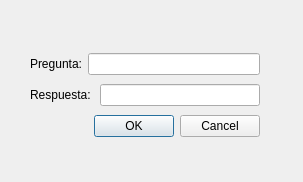
<?xml version="1.0" encoding="UTF-8"?>
<ui version="4.0">
 <class>Agregar</class>
 <widget class="QWidget" name="Agregar">
  <property name="geometry">
   <rect>
    <x>0</x>
    <y>0</y>
    <width>303</width>
    <height>182</height>
   </rect>
  </property>
  <property name="windowTitle">
   <string>Form</string>
  </property>
  <widget class="QDialogButtonBox" name="buttonBox">
   <property name="geometry">
    <rect>
     <x>69</x>
     <y>421</y>
     <width>530</width>
     <height>25</height>
    </rect>
   </property>
   <property name="standardButtons">
    <set>QDialogButtonBox::Cancel|QDialogButtonBox::Ok</set>
   </property>
  </widget>
  <widget class="QWidget" name="">
   <property name="geometry">
    <rect>
     <x>30</x>
     <y>50</y>
     <width>230</width>
     <height>93</height>
    </rect>
   </property>
   <layout class="QGridLayout" name="gridLayout_3">
    <item row="0" column="0">
     <layout class="QGridLayout" name="gridLayout">
      <item row="0" column="0">
       <widget class="QLabel" name="label_2">
        <property name="text">
         <string>Pregunta:</string>
        </property>
       </widget>
      </item>
      <item row="0" column="1">
       <widget class="QLineEdit" name="inPregunta"/>
      </item>
     </layout>
    </item>
    <item row="1" column="0">
     <layout class="QGridLayout" name="gridLayout_2">
      <item row="0" column="0">
       <widget class="QLabel" name="label">
        <property name="text">
         <string>Respuesta: </string>
        </property>
       </widget>
      </item>
      <item row="0" column="1">
       <widget class="QLineEdit" name="inRespuesta"/>
      </item>
     </layout>
    </item>
    <item row="2" column="0">
     <widget class="QDialogButtonBox" name="buttonBox_2">
      <property name="standardButtons">
       <set>QDialogButtonBox::Cancel|QDialogButtonBox::Ok</set>
      </property>
     </widget>
    </item>
   </layout>
  </widget>
 </widget>
 <resources/>
 <connections/>
</ui>
